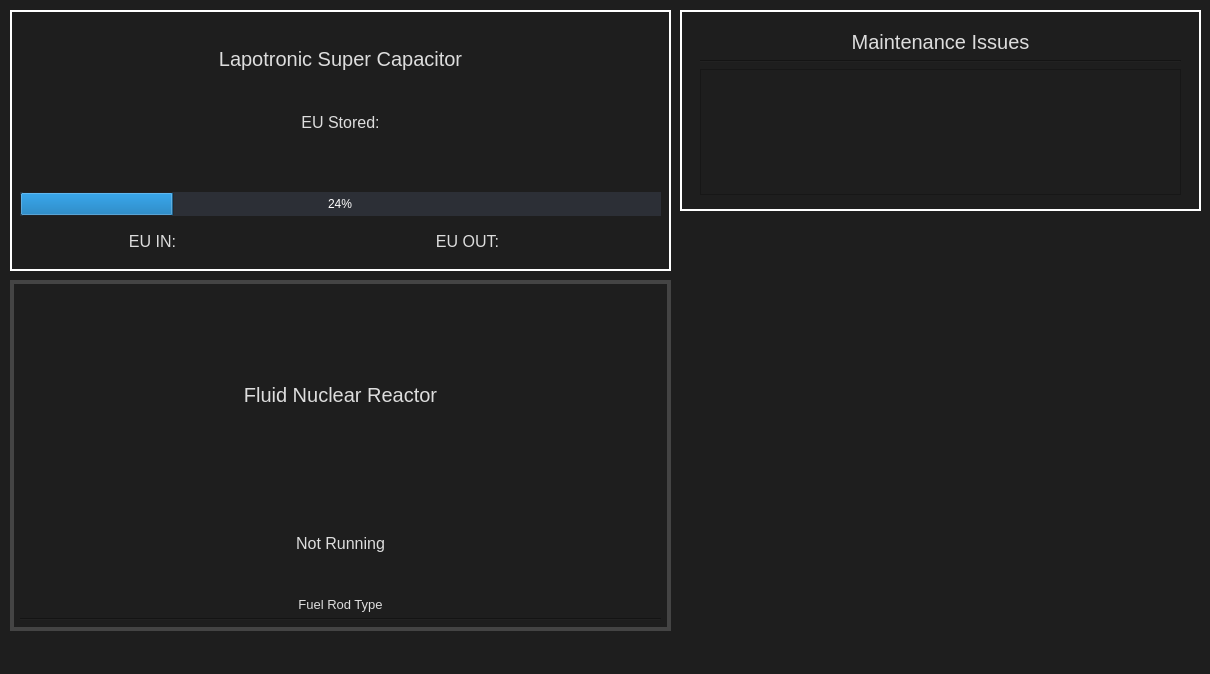
<?xml version="1.0" encoding="UTF-8"?>
<ui version="4.0">
 <class>MainWindow</class>
 <widget class="QMainWindow" name="MainWindow">
  <property name="geometry">
   <rect>
    <x>0</x>
    <y>0</y>
    <width>1210</width>
    <height>674</height>
   </rect>
  </property>
  <property name="windowTitle">
   <string>MainWindow</string>
  </property>
  <property name="styleSheet">
   <string notr="true">QMainWindow, QWidget {
    background-color: #1e1e1e;
    color: #ffffff;
    font: 'Arial';
}

QLabel {
    color: #dddddd;
}

QPushButton {
    background-color: #2e2e2e;
    color: #ffffff;
    padding: 6px 12px;
}

QPushButton:hover {
    background-color: #3a3a3a;
}

QPushButton:pressed {
    background-color: #505050;
}

QLineEdit, QTextEdit, QPlainTextEdit {
    background-color: #2b2b2b;
    color: #ffffff;
    selection-background-color: #5B86E5;
    selection-color: #ffffff;
}

QComboBox {
    background-color: #2b2b2b;
    color: #ffffff;
    padding: 4px;
}

QComboBox QAbstractItemView {
    background-color: #2b2b2b;
    selection-background-color: #5B86E5;
    selection-color: #ffffff;
}

#frame, #frame2, #frame3 {
    background-color: #1e1e1e;
    color: #ffffff;
    border: 4px solid #444;
    border-radius: 0px;
}
</string>
  </property>
  <property name="animated">
   <bool>true</bool>
  </property>
  <property name="documentMode">
   <bool>false</bool>
  </property>
  <property name="tabShape">
   <enum>QTabWidget::Rounded</enum>
  </property>
  <widget class="QWidget" name="centralwidget">
   <widget class="QFrame" name="frame">
    <property name="geometry">
     <rect>
      <x>10</x>
      <y>280</y>
      <width>661</width>
      <height>351</height>
     </rect>
    </property>
    <property name="frameShape">
     <enum>QFrame::WinPanel</enum>
    </property>
    <property name="frameShadow">
     <enum>QFrame::Plain</enum>
    </property>
    <property name="lineWidth">
     <number>4</number>
    </property>
    <widget class="QWidget" name="verticalLayoutWidget_2">
     <property name="geometry">
      <rect>
       <x>10</x>
       <y>10</y>
       <width>641</width>
       <height>331</height>
      </rect>
     </property>
     <layout class="QVBoxLayout" name="reac_layout" stretch="1,0,3">
      <property name="leftMargin">
       <number>0</number>
      </property>
      <item>
       <layout class="QVBoxLayout" name="stats_container" stretch="2,1,0">
        <property name="sizeConstraint">
         <enum>QLayout::SetDefaultConstraint</enum>
        </property>
        <property name="topMargin">
         <number>10</number>
        </property>
        <item>
         <widget class="QLabel" name="label_5">
          <property name="font">
           <font>
            <family>Arial</family>
            <pointsize>15</pointsize>
           </font>
          </property>
          <property name="text">
           <string>Fluid Nuclear Reactor</string>
          </property>
          <property name="alignment">
           <set>Qt::AlignCenter</set>
          </property>
         </widget>
        </item>
        <item>
         <widget class="QLabel" name="reac_activity_label">
          <property name="sizePolicy">
           <sizepolicy hsizetype="Preferred" vsizetype="Preferred">
            <horstretch>0</horstretch>
            <verstretch>0</verstretch>
           </sizepolicy>
          </property>
          <property name="font">
           <font>
            <family>Arial</family>
            <pointsize>12</pointsize>
           </font>
          </property>
          <property name="text">
           <string>Not Running</string>
          </property>
          <property name="alignment">
           <set>Qt::AlignCenter</set>
          </property>
         </widget>
        </item>
        <item>
         <widget class="QLabel" name="fuel_rod_name">
          <property name="sizePolicy">
           <sizepolicy hsizetype="Preferred" vsizetype="Preferred">
            <horstretch>0</horstretch>
            <verstretch>0</verstretch>
           </sizepolicy>
          </property>
          <property name="font">
           <font>
            <family>Arial</family>
            <pointsize>10</pointsize>
           </font>
          </property>
          <property name="text">
           <string>Fuel Rod Type</string>
          </property>
          <property name="alignment">
           <set>Qt::AlignCenter</set>
          </property>
         </widget>
        </item>
       </layout>
      </item>
      <item>
       <widget class="Line" name="line">
        <property name="orientation">
         <enum>Qt::Horizontal</enum>
        </property>
       </widget>
      </item>
      <item>
       <layout class="QGridLayout" name="fuel_rod_container" rowstretch="0" columnstretch="0"/>
      </item>
     </layout>
    </widget>
   </widget>
   <widget class="QFrame" name="frame_2">
    <property name="geometry">
     <rect>
      <x>10</x>
      <y>10</y>
      <width>661</width>
      <height>261</height>
     </rect>
    </property>
    <property name="frameShape">
     <enum>QFrame::WinPanel</enum>
    </property>
    <property name="frameShadow">
     <enum>QFrame::Plain</enum>
    </property>
    <property name="lineWidth">
     <number>4</number>
    </property>
    <widget class="QWidget" name="verticalLayoutWidget">
     <property name="geometry">
      <rect>
       <x>10</x>
       <y>10</y>
       <width>641</width>
       <height>241</height>
      </rect>
     </property>
     <layout class="QVBoxLayout" name="LapoLayout" stretch="2,1,1,1,1">
      <property name="leftMargin">
       <number>0</number>
      </property>
      <property name="topMargin">
       <number>0</number>
      </property>
      <property name="rightMargin">
       <number>0</number>
      </property>
      <property name="bottomMargin">
       <number>0</number>
      </property>
      <item>
       <widget class="QLabel" name="label">
        <property name="font">
         <font>
          <family>Arial</family>
          <pointsize>15</pointsize>
         </font>
        </property>
        <property name="text">
         <string>Lapotronic Super Capacitor</string>
        </property>
        <property name="alignment">
         <set>Qt::AlignCenter</set>
        </property>
       </widget>
      </item>
      <item>
       <widget class="QLabel" name="label_4">
        <property name="font">
         <font>
          <family>Arial</family>
          <pointsize>12</pointsize>
         </font>
        </property>
        <property name="layoutDirection">
         <enum>Qt::LeftToRight</enum>
        </property>
        <property name="text">
         <string>EU Stored:</string>
        </property>
        <property name="alignment">
         <set>Qt::AlignCenter</set>
        </property>
       </widget>
      </item>
      <item>
       <widget class="QLabel" name="eu_stored">
        <property name="font">
         <font>
          <family>Arial</family>
          <pointsize>12</pointsize>
         </font>
        </property>
        <property name="text">
         <string/>
        </property>
        <property name="alignment">
         <set>Qt::AlignCenter</set>
        </property>
       </widget>
      </item>
      <item>
       <widget class="QProgressBar" name="capacitorPercent">
        <property name="styleSheet">
         <string notr="true">QProgressBar {
    background-color: #2c2f36;        /* dunkler Hintergrund */
    border: none;
    text-align: center;
    height: 24px;
    color: #ffffff;
    font: bold 10pt 'Segoe UI';
}

QProgressBar::chunk {
    background: qlineargradient(
        x1: 0, y1: 0,
        x2: 1, y2: 0,
        stop: 0 #5B86E5,
        stop: 1 #A56DFF
    );
    margin: 0px;
}</string>
        </property>
        <property name="value">
         <number>24</number>
        </property>
        <property name="format">
         <string>%p%</string>
        </property>
       </widget>
      </item>
      <item>
       <layout class="QGridLayout" name="gridLayout">
        <item row="0" column="0">
         <widget class="QLabel" name="label_2">
          <property name="font">
           <font>
            <family>Arial</family>
            <pointsize>12</pointsize>
           </font>
          </property>
          <property name="text">
           <string>EU IN:</string>
          </property>
          <property name="alignment">
           <set>Qt::AlignRight|Qt::AlignTrailing|Qt::AlignVCenter</set>
          </property>
         </widget>
        </item>
        <item row="0" column="1">
         <widget class="QLabel" name="EU_IN">
          <property name="font">
           <font>
            <family>Arial</family>
            <pointsize>12</pointsize>
           </font>
          </property>
          <property name="styleSheet">
           <string notr="true">color: green;</string>
          </property>
          <property name="text">
           <string/>
          </property>
         </widget>
        </item>
        <item row="0" column="3">
         <widget class="QLabel" name="EU_OUT">
          <property name="font">
           <font>
            <family>Arial</family>
            <pointsize>12</pointsize>
           </font>
          </property>
          <property name="styleSheet">
           <string notr="true">color: red;</string>
          </property>
          <property name="text">
           <string/>
          </property>
         </widget>
        </item>
        <item row="0" column="2">
         <widget class="QLabel" name="label_3">
          <property name="font">
           <font>
            <family>Arial</family>
            <pointsize>12</pointsize>
           </font>
          </property>
          <property name="layoutDirection">
           <enum>Qt::LeftToRight</enum>
          </property>
          <property name="text">
           <string>EU OUT:</string>
          </property>
          <property name="alignment">
           <set>Qt::AlignRight|Qt::AlignTrailing|Qt::AlignVCenter</set>
          </property>
         </widget>
        </item>
       </layout>
      </item>
     </layout>
    </widget>
   </widget>
   <widget class="QFrame" name="frame_3">
    <property name="geometry">
     <rect>
      <x>680</x>
      <y>10</y>
      <width>521</width>
      <height>201</height>
     </rect>
    </property>
    <property name="frameShape">
     <enum>QFrame::WinPanel</enum>
    </property>
    <property name="frameShadow">
     <enum>QFrame::Plain</enum>
    </property>
    <property name="lineWidth">
     <number>4</number>
    </property>
    <widget class="QWidget" name="verticalLayoutWidget_3">
     <property name="geometry">
      <rect>
       <x>10</x>
       <y>10</y>
       <width>501</width>
       <height>185</height>
      </rect>
     </property>
     <layout class="QVBoxLayout" name="verticalLayout" stretch="0,0,0">
      <property name="leftMargin">
       <number>10</number>
      </property>
      <property name="topMargin">
       <number>10</number>
      </property>
      <property name="rightMargin">
       <number>10</number>
      </property>
      <property name="bottomMargin">
       <number>10</number>
      </property>
      <item>
       <widget class="QLabel" name="label_6">
        <property name="font">
         <font>
          <family>Arial</family>
          <pointsize>15</pointsize>
         </font>
        </property>
        <property name="text">
         <string>Maintenance Issues</string>
        </property>
        <property name="alignment">
         <set>Qt::AlignCenter</set>
        </property>
       </widget>
      </item>
      <item>
       <widget class="Line" name="line_2">
        <property name="orientation">
         <enum>Qt::Horizontal</enum>
        </property>
       </widget>
      </item>
      <item>
       <widget class="QListView" name="redstone_list_view"/>
      </item>
     </layout>
    </widget>
   </widget>
  </widget>
  <widget class="QStatusBar" name="statusbar"/>
 </widget>
 <resources/>
 <connections/>
</ui>
